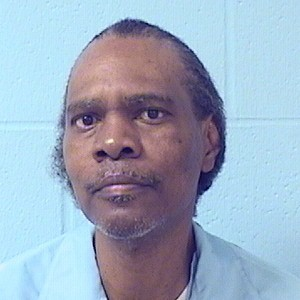
#> input picture Dataset/Criminal/A10936.jpg, 300 x 300 px, found by its file name
$ python modeltrain.py
#> lines starting #> are read from the running program, lines starting #| are printed output that depends on the picture
#!/usr/bin/env python
"""
Criminal vs General: Train→Save→Webcam Inference (fixed conf formatting)
"""
import os, sys, time, json, random, logging
import cv2
import numpy as np
from sklearn.utils.extmath import randomized_svd
from concrete.ml.sklearn import LinearSVC
from concrete.ml.common.serialization.loaders import load

# ─── CONFIG ─────────────────────────────────────────────────────────────────────
RESIZED      = (128, 128)
SVD_K        = 32
C_PARAM      = 0.01
N_BITS       = 6
THRESHOLD    = 0.0
RANDOM_STATE = 42

BASE_DIR    = os.path.dirname(os.path.abspath(__file__))
DATA_DIR    = os.path.join(BASE_DIR, "dataset")
CR_DIR      = os.path.join(DATA_DIR, "Criminal")
GN_DIR      = os.path.join(DATA_DIR, "General")
RESULTS_DIR = os.path.join(BASE_DIR, "results")
MODEL_DIR   = os.path.join(RESULTS_DIR, "fhe_model")
MODEL_PATH  = os.path.join(MODEL_DIR, "model.json")
CASCADE     = cv2.data.haarcascades + "haarcascade_frontalface_default.xml"

# ─── LOGGING ────────────────────────────────────────────────────────────────────
os.makedirs(RESULTS_DIR, exist_ok=True)
logging.basicConfig(
    level=logging.INFO,
    format="%(message)s",
    handlers=[
        logging.StreamHandler(sys.stdout),
        logging.FileHandler(os.path.join(RESULTS_DIR, "run.log"))
    ]
)
logger = logging.getLogger()

# ─── HELPERS ────────────────────────────────────────────────────────────────────
def seed_everything(seed):
    random.seed(seed)
    np.random.seed(seed)

# [5 lines left out: function apply_svd, not called in this run]

def non_max_suppression(boxes, thresh=0.3):
    if len(boxes)==0: return []
    x1,y1 = boxes[:,0], boxes[:,1]
    x2 = boxes[:,0]+boxes[:,2]; y2 = boxes[:,1]+boxes[:,3]
    areas = (x2-x1+1)*(y2-y1+1)
    order = np.argsort(y2)
    keep=[]
    while order.size:
        i = order[-1]; keep.append(i)
        xx1 = np.maximum(x1[i], x1[order[:-1]])
        yy1 = np.maximum(y1[i], y1[order[:-1]])
        xx2 = np.minimum(x2[i], x2[order[:-1]])
        yy2 = np.minimum(y2[i], y2[order[:-1]])
        w = np.maximum(0, xx2-xx1+1); h = np.maximum(0, yy2-yy1+1)
        inter = w*h
        ovr = inter / (areas[order[:-1]] + areas[i] - inter)
        order = np.delete(
            order,
            np.concatenate(
                ([order.size-1], np.where(ovr>thresh)[0])
            )
        )
    return boxes[keep].astype(int)

def load_images(folder, label):
    det = cv2.CascadeClassifier(CASCADE)
    data=[]
    for fn in sorted(os.listdir(folder)):
        img = cv2.imread(os.path.join(folder, fn))
        if img is None: continue
        gray = cv2.cvtColor(img, cv2.COLOR_BGR2GRAY)
        dets = det.detectMultiScale(gray,1.05,5, minSize=(50,50))
        dets = np.array(dets) if len(dets) else np.empty((0,4),dtype=int)
        dets = non_max_suppression(dets)
        for x,y,w,h in dets:
            face = cv2.resize(gray[y:y+h, x:x+w], RESIZED)
            data.append((face.flatten(), label))
    return data

# ─── TRAIN & SAVE ───────────────────────────────────────────────────────────────
def train_and_save():
    crim = load_images(CR_DIR, 1)
    gen  = load_images(GN_DIR, 0)
    logger.info(f"Loaded {len(crim)} criminal, {len(gen)} general images")
    data = crim + gen
    X,y = zip(*data); X,y = np.array(X), np.array(y)

    X_svd = np.array([
        apply_svd(x.reshape(RESIZED), SVD_K).flatten()
        for x in X
    ])

    model = LinearSVC(
        n_bits=N_BITS, C=C_PARAM,
        class_weight="balanced",
        random_state=RANDOM_STATE
    )
    logger.info("⏳ Training model...")
    model.fit(X_svd, y)
    logger.info("⏳ Compiling for FHE...")
    model.compile(X_svd)
    logger.info("✅ Done.")

    os.makedirs(MODEL_DIR, exist_ok=True)
    with open(MODEL_PATH, "w") as f:
        model.dump(f)
    logger.info(f"Model dumped to {MODEL_PATH}")
    return model

# ─── REAL‑TIME WEBCAM ────────────────────────────────────────────────────────────
# [43 lines left out: function realtime_inference, not called in this run]

# ─── MAIN ────────────────────────────────────────────────────────────────────────
def main():
    seed_everything(RANDOM_STATE)

    if os.path.exists(MODEL_PATH):
        logger.info(f"⏳ Loading model from {MODEL_PATH}")
        with open(MODEL_PATH, "r") as f:
            model = load(f)
        logger.info("⏳ Recompiling FHE circuit...")
        dim = RESIZED[0]*RESIZED[1]
        model.compile(np.zeros((1, dim), dtype=np.float32))
        logger.info("✅ Model loaded & compiled.")
    else:
        model = train_and_save()
#> in load_images, img is the input picture: shape (300, 300, 3); mean B, G, R 192, 172.2, 156.3
#> in load_images, `gray = cv2.cvtColor(img, cv2.COLOR_BGR2GRAY)`:
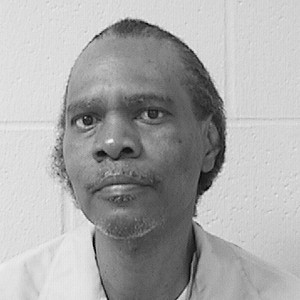
#> gray: shape (300, 300); min 3, max 246, mean 169.7
#> in load_images, `dets = det.detectMultiScale(gray,1.05,5, minSize=(50,50))`: dets = [[34, 49, 165, 165]]
#> in non_max_suppression, `x1,y1 = boxes[:,0], boxes[:,1]`: x1 = [34]; y1 = [49]
#> in non_max_suppression, `x2 = boxes[:, 0] + boxes[:, 2]`: x2 = [199]
#> in non_max_suppression, `y2 = boxes[:, 1] + boxes[:, 3]`: y2 = [214]
#> in non_max_suppression, `areas = (x2-x1+1)*(y2-y1+1)`: areas = [27556]
#> in non_max_suppression, `order = np.argsort(y2)`: order = [0]
#> the loop in non_max_suppression, `while order.size:` made 1 pass
#> after the loop in non_max_suppression, `while order.size:`: order = empty array
#> the loop in load_images, `for x,y,w,h in dets:` made 1 pass
#> pass 1, in load_images, `face = cv2.resize(gray[y:y+h, x:x+w], RESIZED)`:
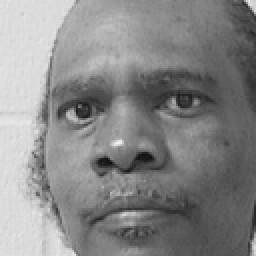
#> face: shape (128, 128) (shown 2 times larger); min 11, max 241, mean 135.3
#> after the loop in load_images, `for x,y,w,h in dets:`: data = 1 item
#> pass 2 of the loop in load_images, `for fn in sorted(os.listdir(folder)):`:
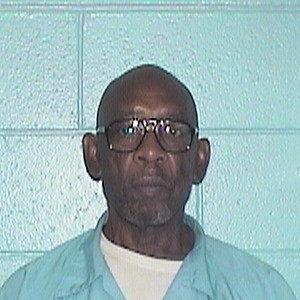
#> input picture Dataset/Criminal/A10938.jpg, 300 x 300 px, found by its file name
#> in load_images, img is the input picture: shape (300, 300, 3); mean B, G, R 183.3, 180.9, 153.6
#> in load_images, `gray = cv2.cvtColor(img, cv2.COLOR_BGR2GRAY)`:
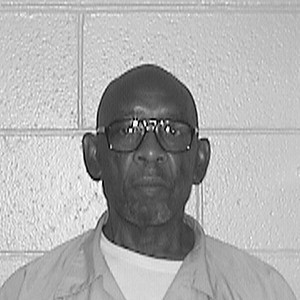
#> gray: shape (300, 300); min 0, max 254, mean 173
#> in load_images, `dets = det.detectMultiScale(gray,1.05,5, minSize=(50,50))`: dets = ()
#> in load_images, `dets = np.array(dets) if len(dets) else np.empty((0,4),dtype=int)`: dets = empty array
#> in load_images, `dets = non_max_suppression(dets)`: dets = []
#> pass 3 of the loop in load_images, `for fn in sorted(os.listdir(folder)):`:
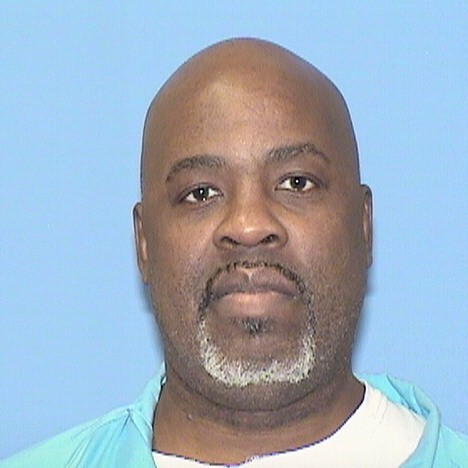
#> input picture Dataset/Criminal/B12101.jpg, 468 x 468 px, found by its file name
#> in load_images, img is the input picture: shape (468, 468, 3); mean B, G, R 191.3, 174.7, 157.1
#> in load_images, `gray = cv2.cvtColor(img, cv2.COLOR_BGR2GRAY)`:
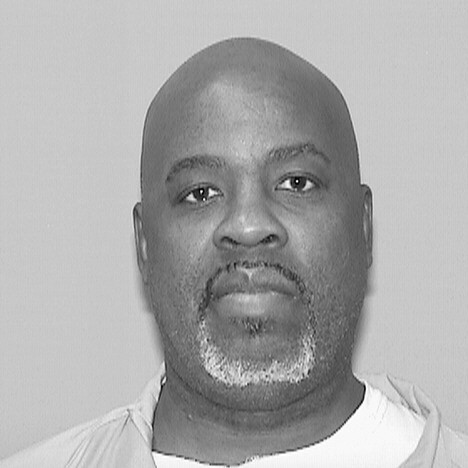
#> gray: shape (468, 468); min 0, max 255, mean 171.3
#> in load_images, `dets = det.detectMultiScale(gray,1.05,5, minSize=(50,50))`: dets = [[132, 97, 240, 240]]
#> the loop in load_images, `for x,y,w,h in dets:` made 1 pass
#> pass 1, in load_images, `face = cv2.resize(gray[y:y+h, x:x+w], RESIZED)`:
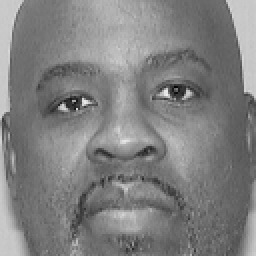
#> face: shape (128, 128) (shown 2 times larger); min 3, max 240, mean 127.9
#> after the loop in load_images, `for x,y,w,h in dets:`: data = 2 items

    realtime_inference(model)

if __name__ == "__main__":
#> (the run stopped early here; a loop or call above may not have finished)
